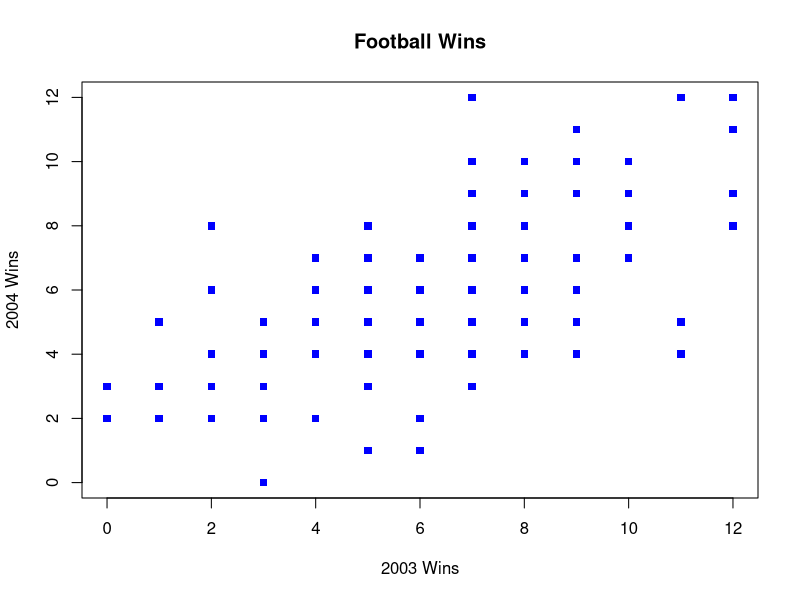

This chart was generated by the following R code:

#8

#8a
football<-read.csv("football.csv",header=TRUE)

plot(football[,2],football[,3],xlim=c(0,12),ylim=c(0,12),pch=15,col="blue",xlab="2003 Wins",ylab="2004 Wins",main="Football Wins")

#8c
cor(football[,2],football[,3])

#8d
cor(football[,2],football[,3]+10)

#8e
cor(football[,2],football[,3]*2)

#8f
